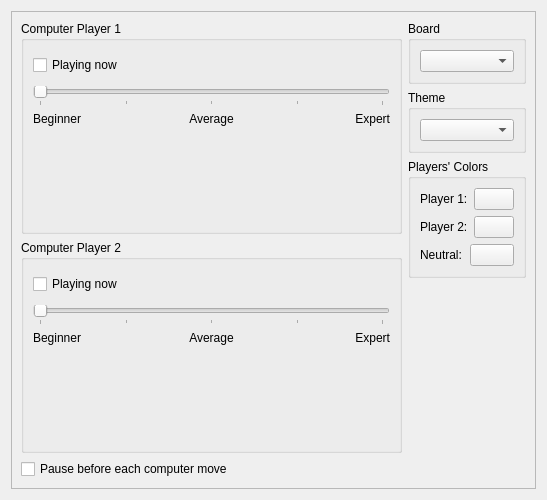
<?xml version="1.0" encoding="UTF-8"?>
<ui version="4.0">
 <class>Settings</class>
 <widget class="QWidget" name="Settings">
  <property name="geometry">
   <rect>
    <x>0</x>
    <y>0</y>
    <width>547</width>
    <height>500</height>
   </rect>
  </property>
  <layout class="QHBoxLayout" name="horizontalLayout_3">
   <item>
    <widget class="QFrame" name="frame">
     <property name="frameShape">
      <enum>QFrame::StyledPanel</enum>
     </property>
     <property name="frameShadow">
      <enum>QFrame::Raised</enum>
     </property>
     <layout class="QHBoxLayout" name="horizontalLayout_9">
      <item>
       <layout class="QVBoxLayout" name="verticalLayout_11">
        <item>
         <widget class="QGroupBox" name="groupBox_3">
          <property name="title">
           <string>Computer Player 1</string>
          </property>
          <layout class="QVBoxLayout" name="verticalLayout_5">
           <item>
            <widget class="QCheckBox" name="kcfg_ComputerPlayer1">
             <property name="sizePolicy">
              <sizepolicy hsizetype="Expanding" vsizetype="Fixed">
               <horstretch>0</horstretch>
               <verstretch>0</verstretch>
              </sizepolicy>
             </property>
             <property name="minimumSize">
              <size>
               <width>0</width>
               <height>30</height>
              </size>
             </property>
             <property name="text">
              <string>Playing now</string>
             </property>
            </widget>
           </item>
           <item>
            <layout class="QVBoxLayout" name="verticalLayout_3">
             <item>
              <widget class="QSlider" name="kcfg_Skill1">
               <property name="maximum">
                <number>4</number>
               </property>
               <property name="pageStep">
                <number>1</number>
               </property>
               <property name="sliderPosition">
                <number>0</number>
               </property>
               <property name="orientation">
                <enum>Qt::Horizontal</enum>
               </property>
               <property name="tickPosition">
                <enum>QSlider::TicksBelow</enum>
               </property>
              </widget>
             </item>
             <item>
              <layout class="QHBoxLayout" name="horizontalLayout">
               <item>
                <widget class="QLabel" name="label">
                 <property name="sizePolicy">
                  <sizepolicy hsizetype="Minimum" vsizetype="Minimum">
                   <horstretch>0</horstretch>
                   <verstretch>0</verstretch>
                  </sizepolicy>
                 </property>
                 <property name="minimumSize">
                  <size>
                   <width>0</width>
                   <height>20</height>
                  </size>
                 </property>
                 <property name="text">
                  <string>Beginner</string>
                 </property>
                 <property name="alignment">
                  <set>Qt::AlignLeading|Qt::AlignLeft|Qt::AlignTop</set>
                 </property>
                </widget>
               </item>
               <item>
                <widget class="QLabel" name="label_2">
                 <property name="text">
                  <string>Average</string>
                 </property>
                 <property name="alignment">
                  <set>Qt::AlignHCenter|Qt::AlignTop</set>
                 </property>
                </widget>
               </item>
               <item>
                <widget class="QLabel" name="label_3">
                 <property name="sizePolicy">
                  <sizepolicy hsizetype="Preferred" vsizetype="Minimum">
                   <horstretch>0</horstretch>
                   <verstretch>0</verstretch>
                  </sizepolicy>
                 </property>
                 <property name="text">
                  <string>Expert</string>
                 </property>
                 <property name="alignment">
                  <set>Qt::AlignRight|Qt::AlignTop|Qt::AlignTrailing</set>
                 </property>
                </widget>
               </item>
              </layout>
             </item>
            </layout>
           </item>
          </layout>
         </widget>
        </item>
        <item>
         <widget class="QGroupBox" name="groupBox">
          <property name="title">
           <string>Computer Player 2</string>
          </property>
          <layout class="QVBoxLayout" name="verticalLayout_14">
           <item>
            <widget class="QCheckBox" name="kcfg_ComputerPlayer2">
             <property name="sizePolicy">
              <sizepolicy hsizetype="Expanding" vsizetype="Fixed">
               <horstretch>0</horstretch>
               <verstretch>0</verstretch>
              </sizepolicy>
             </property>
             <property name="minimumSize">
              <size>
               <width>0</width>
               <height>30</height>
              </size>
             </property>
             <property name="text">
              <string>Playing now</string>
             </property>
            </widget>
           </item>
           <item>
            <layout class="QVBoxLayout" name="verticalLayout">
             <item>
              <widget class="QSlider" name="kcfg_Skill2">
               <property name="maximum">
                <number>4</number>
               </property>
               <property name="pageStep">
                <number>1</number>
               </property>
               <property name="orientation">
                <enum>Qt::Horizontal</enum>
               </property>
               <property name="tickPosition">
                <enum>QSlider::TicksBelow</enum>
               </property>
              </widget>
             </item>
             <item>
              <layout class="QHBoxLayout" name="horizontalLayout_2">
               <item>
                <widget class="QLabel" name="label_9">
                 <property name="sizePolicy">
                  <sizepolicy hsizetype="Minimum" vsizetype="Minimum">
                   <horstretch>0</horstretch>
                   <verstretch>0</verstretch>
                  </sizepolicy>
                 </property>
                 <property name="minimumSize">
                  <size>
                   <width>0</width>
                   <height>20</height>
                  </size>
                 </property>
                 <property name="text">
                  <string>Beginner</string>
                 </property>
                 <property name="alignment">
                  <set>Qt::AlignLeading|Qt::AlignLeft|Qt::AlignTop</set>
                 </property>
                </widget>
               </item>
               <item>
                <widget class="QLabel" name="label_10">
                 <property name="text">
                  <string>Average</string>
                 </property>
                 <property name="alignment">
                  <set>Qt::AlignHCenter|Qt::AlignTop</set>
                 </property>
                </widget>
               </item>
               <item>
                <widget class="QLabel" name="label_11">
                 <property name="sizePolicy">
                  <sizepolicy hsizetype="Preferred" vsizetype="Minimum">
                   <horstretch>0</horstretch>
                   <verstretch>0</verstretch>
                  </sizepolicy>
                 </property>
                 <property name="text">
                  <string>Expert</string>
                 </property>
                 <property name="alignment">
                  <set>Qt::AlignRight|Qt::AlignTop|Qt::AlignTrailing</set>
                 </property>
                </widget>
               </item>
              </layout>
             </item>
            </layout>
           </item>
          </layout>
         </widget>
        </item>
        <item>
         <widget class="QCheckBox" name="kcfg_PauseForComputer">
          <property name="text">
           <string>Pause before each computer move</string>
          </property>
         </widget>
        </item>
       </layout>
      </item>
      <item>
       <layout class="QVBoxLayout" name="verticalLayout_8">
        <item>
         <widget class="QGroupBox" name="groupBox_5">
          <property name="title">
           <string>Board</string>
          </property>
          <layout class="QVBoxLayout" name="verticalLayout_10">
           <item>
            <widget class="QComboBox" name="kcfg_MapIndex">
            </widget>
           </item>
          </layout>
         </widget>
        </item>
        <item>
         <widget class="QGroupBox" name="groupBox_6">
          <property name="title">
           <string>Theme</string>
          </property>
          <layout class="QVBoxLayout" name="verticalLayout_12">
           <item>
            <widget class="QComboBox" name="kcfg_ThemeIndex">
            </widget>
           </item>
          </layout>
         </widget>
        </item>
        <item>
         <widget class="QGroupBox" name="groupBox_4">
          <property name="title">
           <string>Players' Colors</string>
          </property>
          <layout class="QVBoxLayout" name="verticalLayout_6">
           <item>
            <layout class="QHBoxLayout" name="horizontalLayout_4">
             <item>
              <widget class="QLabel" name="label_6">
               <property name="text">
                <string>Player 1:</string>
               </property>
              </widget>
             </item>
             <item>
              <widget class="KColorButton" name="kcfg_Color1"/>
             </item>
            </layout>
           </item>
           <item>
            <layout class="QHBoxLayout" name="horizontalLayout_5">
             <item>
              <widget class="QLabel" name="label_7">
               <property name="text">
                <string>Player 2:</string>
               </property>
              </widget>
             </item>
             <item>
              <widget class="KColorButton" name="kcfg_Color2"/>
             </item>
            </layout>
           </item>
           <item>
            <layout class="QHBoxLayout" name="horizontalLayout_6">
             <item>
              <widget class="QLabel" name="label_8">
               <property name="text">
                <string>Neutral:</string>
               </property>
              </widget>
             </item>
             <item>
              <widget class="KColorButton" name="kcfg_Color0"/>
             </item>
            </layout>
           </item>
          </layout>
         </widget>
        </item>
        <item>
         <spacer name="verticalSpacer">
          <property name="orientation">
           <enum>Qt::Vertical</enum>
          </property>
          <property name="sizeHint" stdset="0">
           <size>
            <width>20</width>
            <height>40</height>
           </size>
          </property>
         </spacer>
        </item>
       </layout>
      </item>
     </layout>
    </widget>
   </item>
  </layout>
 </widget>
 <customwidgets>
  <customwidget>
   <class>KColorButton</class>
   <extends>QPushButton</extends>
   <header>kcolorbutton.h</header>
  </customwidget>
 </customwidgets>
 <resources/>
 <connections/>
</ui>
